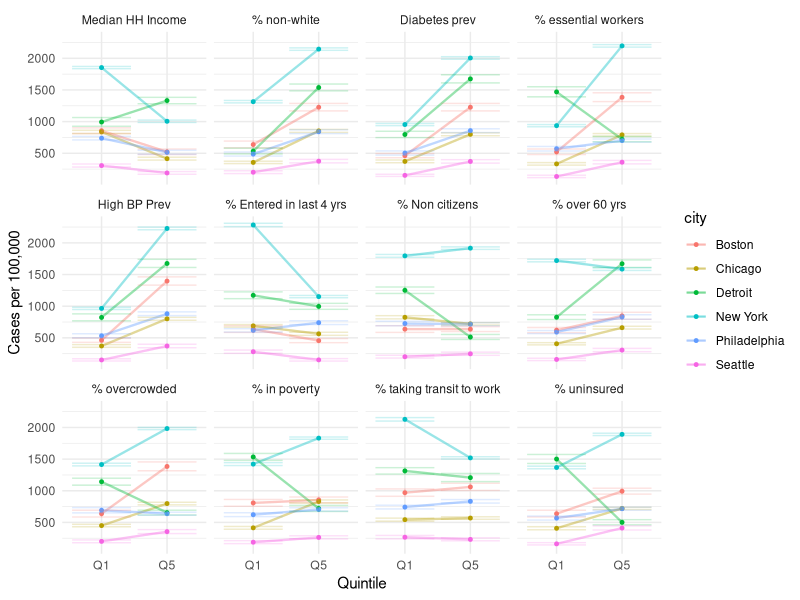
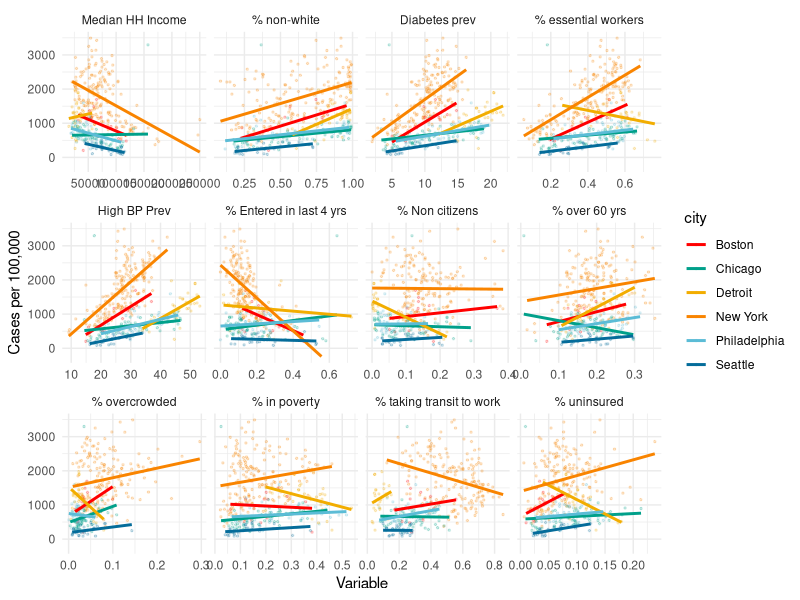

Write R code to recreate these figures, in order.
## ---- chunk 1
library(readr)
library(ggplot2)
library(dplyr)
library(lubridate)
library(tidyr)
library(epitools)
options(scipen=10000)
## ---- chunk 2
all_data <- read_csv("Data/data_May3.csv")
## ---- chunk 3
all_data_quint <- all_data %>% ungroup() %>%
  group_by(city_name) %>% 
  select(city, zip:pct_non_cit, pct_diabetes, pct_hbp, total_pop, tests, positives, deaths) %>%
  mutate_at(vars(mhi:pct_hbp), ~factor(findInterval(., c(-Inf,
                               quantile(., probs=c(0.2, 0.4, 0.6, 0.8), na.rm = TRUE), Inf)),
                               labels=c("Q1","Q2","Q3","Q4", "Q5"))) %>%
  pivot_longer(mhi:pct_hbp, names_to="var", values_to="value")


## ---- chunk 4
quint_summaries <- all_data_quint %>% ungroup() %>%
  group_by(city, var, value) %>%
  summarize(total_pop=sum(total_pop, na.rm = TRUE),
            tests = sum(tests, na.rm=TRUE),
            positives = sum(positives, na.rm=TRUE),
            deaths = sum(deaths, na.rm=TRUE)) %>%
  mutate(tests=ifelse(city=="Detroit" | city == "Seattle", NA, tests),
         deaths = ifelse(!(city=="Seattle" | city == "Chicago"), NA, tests)
  ) %>%
  mutate(pos_rate = positives/tests,
         test_rate = tests/total_pop,
         case_rate = (positives/total_pop)*100000,
         death_rate = (deaths/total_pop)*100000) %>%
  
  mutate(pos_rate_lci = ifelse(!is.na(pos_rate), 
                               pois.exact(positives, tests)[[4]],
                               NA),
         pos_rate_uci = ifelse(!is.na(pos_rate), 
                               pois.exact(positives, tests)[[5]],
                               NA),
         test_rate_lci = ifelse(!is.na(test_rate), 
                               pois.exact(tests, total_pop)[[4]],
                               NA),
         test_rate_uci = ifelse(!is.na(test_rate), 
                               pois.exact(tests, total_pop)[[5]],
                               NA),
         case_rate_lci = ifelse(!is.na(case_rate), 
                               (pois.exact(positives, total_pop)[[4]]*100000),
                               NA),
         case_rate_uci = ifelse(!is.na(case_rate), 
                               (pois.exact(positives, total_pop)[[5]]*100000),
                               NA),
         death_rate_lci = ifelse(!is.na(death_rate), 
                               (pois.exact(deaths, total_pop)[[4]]*100000),
                               NA),
         death_rate_uci = ifelse(!is.na(death_rate), 
                               (pois.exact(deaths, total_pop)[[5]]*100000),
                               NA))


## ---- chunk 5
ggplot(filter(quint_summaries, value=="Q1" | value=="Q5"), aes(group=city)) +
  geom_point(aes(x=value, y=case_rate, color=city), size=1) +
  geom_line(aes(x=value, y=case_rate, color=city, group = city), alpha=0.4, size=0.8) +
  geom_errorbar(aes(x = value, ymin=case_rate_lci, ymax=case_rate_uci, color=city), alpha=0.2) +
  facet_wrap(vars(var), labeller = labeller(var = 
    c("mhi" = "Median HH Income",
      "pct_col" = "% non-white",
      "pct_diabetes" = "Diabetes prev",
      "pct_essworkers" = "% essential workers",
      "pct_hbp" = "High BP Prev",
      "pct_new_imm" = "% Entered in last 4 yrs",
      "pct_non_cit" = "% Non citizens",
      "pct_overcrowded" = "% overcrowded",
      "pct_pov" = "% in poverty",
      "pct_old" = "% over 60 yrs",
      "pct_transit" = "% taking transit to work",
      "pct_unins" = "% uninsured"))) + xlab("Quintile") + ylab("Cases per 100,000") +
  theme_minimal() 
## ---- chunk 6
all_data_long <- all_data %>% 
  select(city, zip:pct_non_cit, pct_diabetes, pct_hbp, total_pop, tests, positives, deaths) %>%
  pivot_longer(mhi:pct_hbp, names_to="var", values_to="value") %>%
  mutate(case_rate = (positives/total_pop)*100000) %>%
  mutate(death_rate = (deaths/total_pop)*100000) %>%
  mutate(pos_rate = (positives/tests))


## ---- chunk 7
ggplot(filter(all_data_long), aes(group=city)) +
  geom_point(aes(x=value, y=case_rate, color=city), alpha=0.2, size=0.5) +
   stat_smooth(aes(x=value, y=case_rate, color=city, group=city),
              method="lm", se = FALSE) +
  scale_color_manual(values=c("#FF0000", "#00A08A", "#F2AD00", "#F98400", 
                                "#5BBCD6", "#046C9A")) +
  facet_wrap(vars(var), scales = "free_x", labeller = labeller(var = 
    c("mhi" = "Median HH Income",
      "pct_col" = "% non-white",
      "pct_diabetes" = "Diabetes prev",
      "pct_essworkers" = "% essential workers",
      "pct_hbp" = "High BP Prev",
      "pct_new_imm" = "% Entered in last 4 yrs",
      "pct_non_cit" = "% Non citizens",
      "pct_overcrowded" = "% overcrowded",
      "pct_pov" = "% in poverty",
      "pct_old" = "% over 60 yrs",
      "pct_transit" = "% taking transit to work",
      "pct_unins" = "% uninsured"))) + xlab("Variable") + ylab("Cases per 100,000") +
  theme_minimal() 
